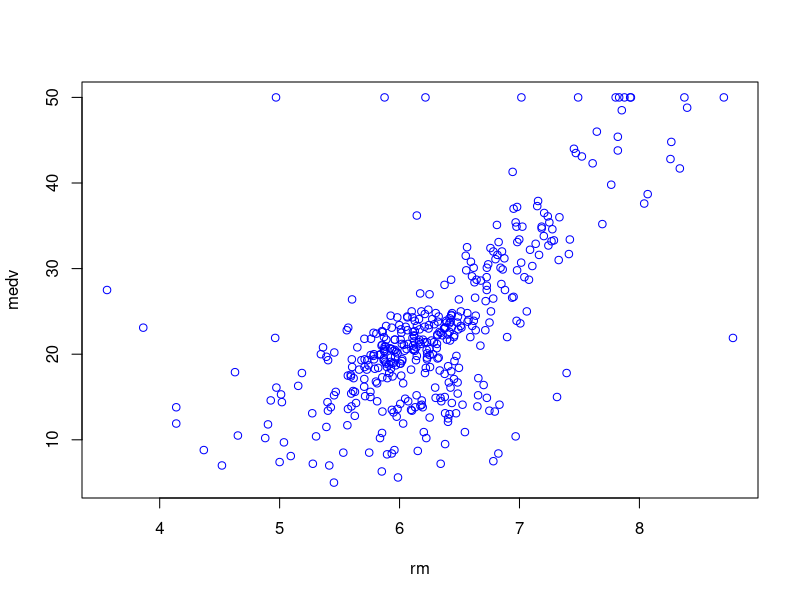
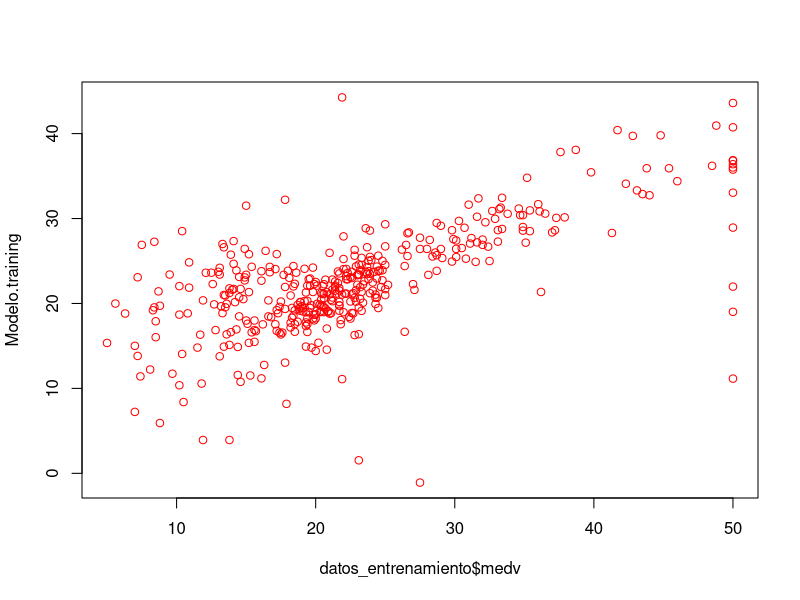

Reproduce these figures in R, in order.
#install.packages("mlbench")
#install.packages("caret")

library(mlbench)
library(lattice)
library(ggplot2)
library(caret)

#Carga de datos
data("BostonHousing")

#Exploracion de datos
head(BostonHousing)
str(BostonHousing)
summary(BostonHousing)

#Limpieza de datos
sum(is.na(BostonHousing))

#Preparacion de los conjuntos de datos
set.seed(100)
configuracion <- createDataPartition(BostonHousing$medv, p = 0.8, list= FALSE)
datos_entrenamiento <- BostonHousing[configuracion,]
datos_testeo <- BostonHousing[-configuracion,]

#Creacion Modelo
Modelo <- train(
  medv ~ rm, data = datos_entrenamiento,
  method = "lm",
  na.action = na.omit,
  preProcess = c("scale", "center"),
  trControl = trainControl(method = "none")
)

summary(Modelo)

Modelo.training <- predict(Modelo, datos_entrenamiento)
Modelo.testing <- predict(Modelo, datos_testeo)

cor(datos_entrenamiento$medv, Modelo.training)
cor(datos_testeo$medv, Modelo.testing)

plot(medv~rm, data= datos_entrenamiento, col="blue")
plot(datos_entrenamiento$medv, Modelo.training, col="red")

